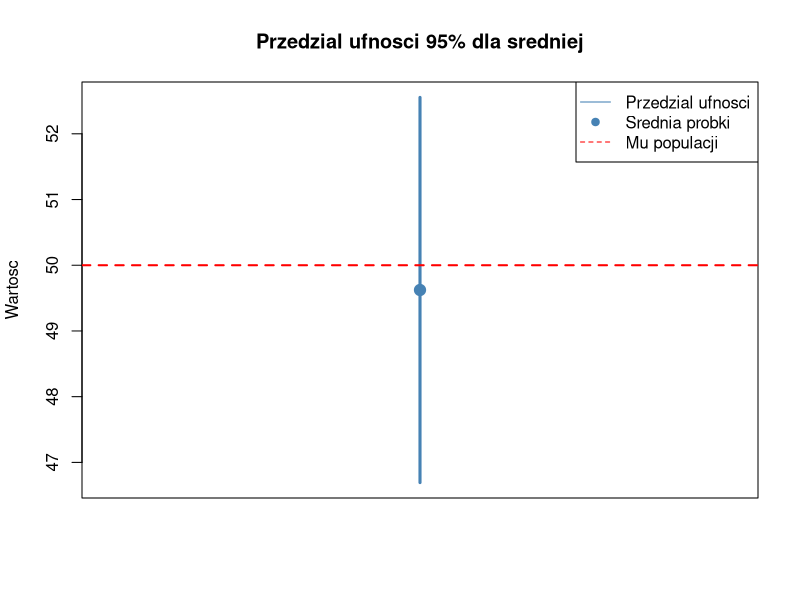

R code for this plot:
# =============================================================================
# ZADANIE 4A – Przedział ufności dla średniej
# =============================================================================
#
# Cel: oszacować średnią populacji i zbudować przedział ufności 95%.
#      Dane generowane z rozkładu normalnego.
#
# =============================================================================

set.seed(123)

mu_populacji    <- 50
sigma_populacji <- 8
n               <- 30
poziom_ufnosci  <- 0.95

dane <- rnorm(n = n, mean = mu_populacji, sd = sigma_populacji)

cat("=== ZADANIE 4A: Przedzial ufnosci dla sredniej ===\n\n")

# --- Estymacja punktowa ---
x_bar <- mean(dane)
s     <- sd(dane)
se    <- s / sqrt(n)

cat(sprintf("Srednia probki:           %.4f\n", x_bar))
cat(sprintf("Odchylenie standardowe:   %.4f\n", s))
cat(sprintf("Blad standardowy (SE):    %.4f\n\n", se))

# --- Przedział ufności (metoda klasyczna, rozkład t-Studenta) ---
alpha <- 1 - poziom_ufnosci
t_krytyczna <- qt(1 - alpha / 2, df = n - 1)

dolna_granica <- x_bar - t_krytyczna * se
gorna_granica <- x_bar + t_krytyczna * se

cat(sprintf("Poziom ufnosci: %.0f%%\n", poziom_ufnosci * 100))
cat(sprintf("t krytyczne (df = %d): %.4f\n", n - 1, t_krytyczna))
cat(sprintf("Przedzial ufnosci: [%.4f ; %.4f]\n\n", dolna_granica, gorna_granica))

# --- Wbudowana funkcja R ---
ci_wbudowany <- t.test(dane, conf.level = poziom_ufnosci)
cat("Weryfikacja funkcja t.test():\n")
print(ci_wbudowany$conf.int)

# --- Wizualizacja ---
plot(1, type = "n", xlim = c(0.5, 1.5), ylim = range(c(dolna_granica, gorna_granica, mu_populacji)),
     xlab = "", ylab = "Wartosc", main = "Przedzial ufnosci 95% dla sredniej",
     xaxt = "n")
segments(1, dolna_granica, 1, gorna_granica, lwd = 3, col = "steelblue")
points(1, x_bar, pch = 19, col = "steelblue", cex = 1.5)
abline(h = mu_populacji, col = "red", lty = 2, lwd = 2)
legend("topright",
       legend = c("Przedzial ufnosci", "Srednia probki", "Mu populacji"),
       col = c("steelblue", "steelblue", "red"),
       lty = c(1, NA, 2),
       pch = c(NA, 19, NA))

cat("\nZadanie 4A zakonczone.\n")
